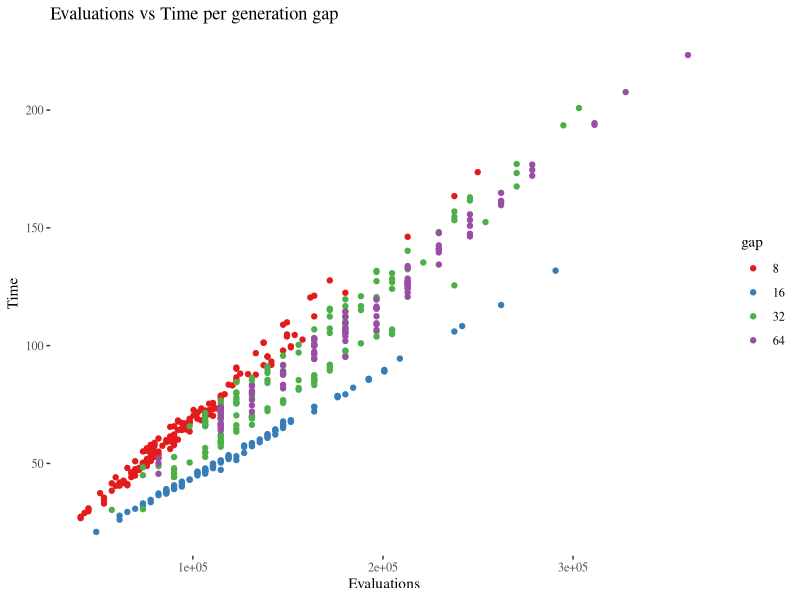
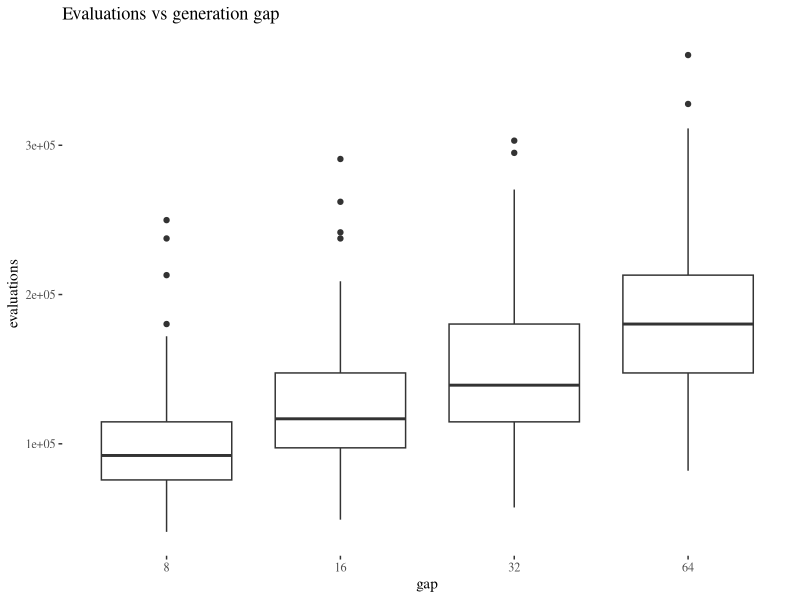
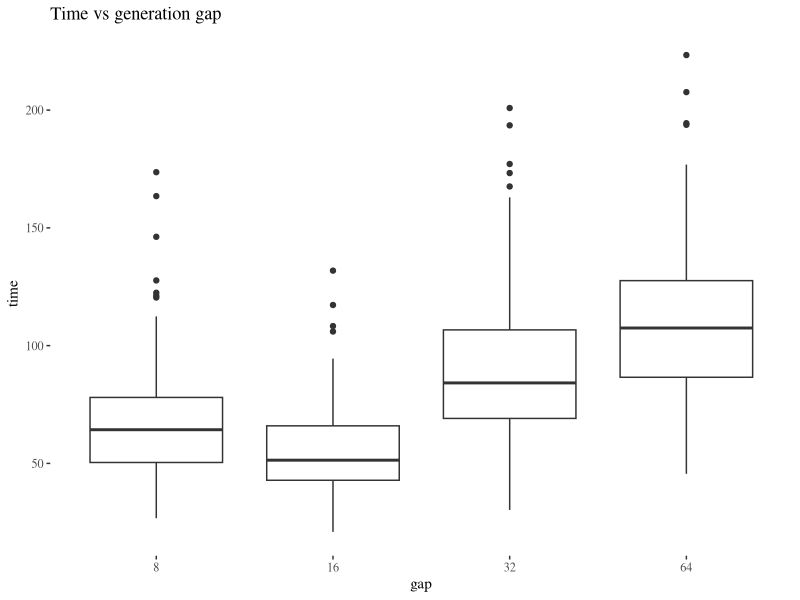
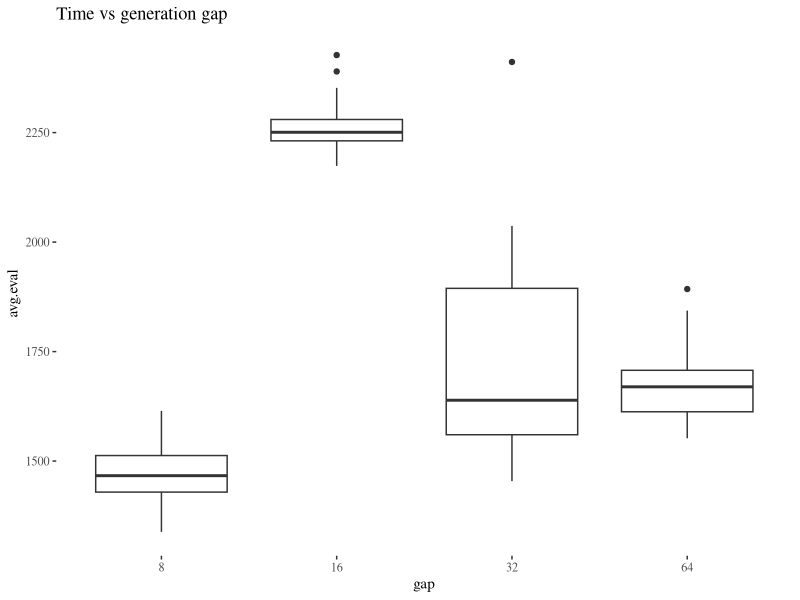

Reproduce these figures in R, in order.
library(ggplot2)
library(ggthemes)

data <- read.csv("data/evostar2019.csv")
data$gap = as.factor(data$gap)
ggplot(data,aes(x=evaluations,y=time,color=gap))+scale_color_brewer(palette="Set1")+geom_point()+theme_tufte()+labs(x="Evaluations",y="Time",title="Evaluations vs Time per generation gap")


ggplot(data,aes(x=gap,y=evaluations,group=gap))+geom_boxplot()+theme_tufte()+labs(title="Evaluations vs generation gap")
ggplot(data,aes(x=gap,y=time,group=gap))+geom_boxplot()+theme_tufte()+labs(title="Time vs generation gap")

ggplot(data,aes(x=gap,y=avg.eval,group=gap))+geom_boxplot()+theme_tufte()+labs(title="Time vs generation gap")
